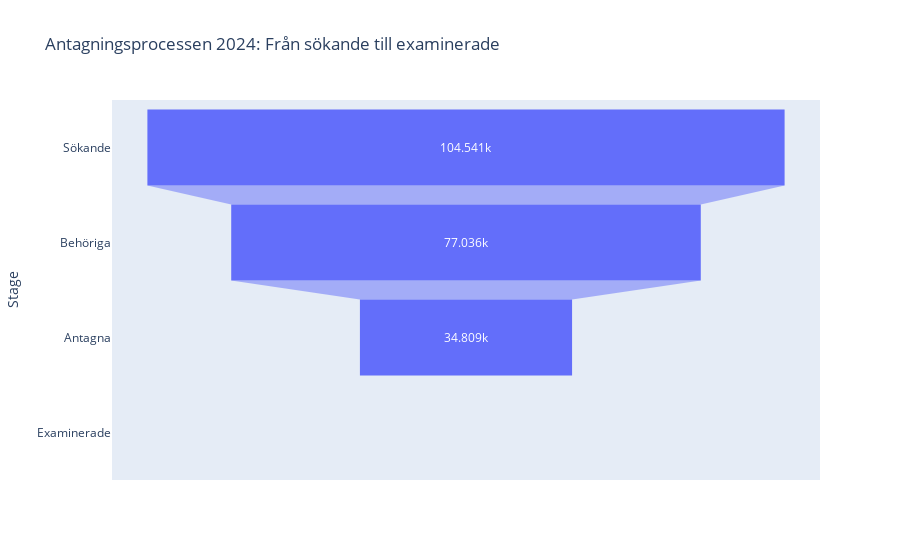

Source (notebook cell):
### Code cell
import plotly.express as px

fig = px.funnel(
    funnel_df,
    x="Amount",
    y="Stage",
    title="Antagningsprocessen 2024: Från sökande till examinerade",
)
fig.show()

### Figure 1 — Plotly figure (JSON) as saved in the notebook; plotly's stock layout.template omitted (floating-point values rounded to 4 significant figures)
{"data": [{"hovertemplate": "Amount=%{x}<br>Stage=%{y}<extra></extra>", "legendgroup": "", "marker": {"color": "#636efa"}, "name": "", "orientation": "h", "showlegend": false, "type": "funnel", "x": [104500.0, 77040.0, 34810.0, NaN], "xaxis": "x", "y": ["Sökande", "Behöriga", "Antagna", "Examinerade"], "yaxis": "y"}], "layout": {"legend": {"tracegroupgap": 0}, "title": {"text": "Antagningsprocessen 2024: Från sökande till examinerade"}, "xaxis": {"anchor": "y", "domain": [0, 1], "title": {"text": "Amount"}}, "yaxis": {"anchor": "x", "domain": [0, 1], "title": {"text": "Stage"}}}}
